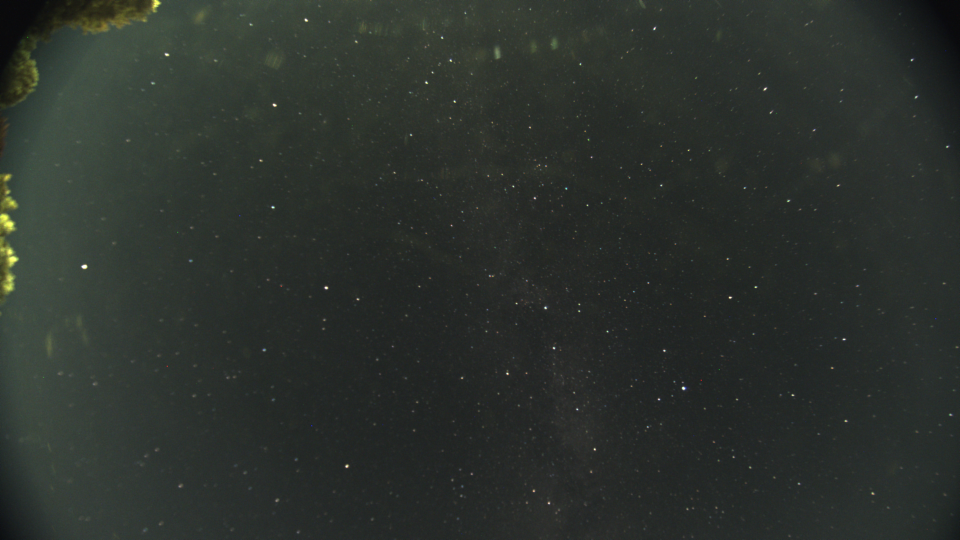
#> input picture star_labeler/static/image.png, 1920 x 1080 px (shown at 1/2 size)
$ python draw_sky.py
#> lines starting #> are read from the running program, lines starting #| are printed output that depends on the picture
#> (reads star_labeler/wcs.json from the repository)
#> (reads star_labeler/catalog.json from the repository)
#> (reads star_labeler/constellations.json from the repository)
#> (reads star_labeler/labels.json from the repository)
### star_labeler/fit_wcs.py
#!/usr/bin/env python3
"""Fit an all-sky (fisheye) WCS from hand-labeled stars.

Model
-----
    u        celestial unit vector of the star (mean equator/equinox of date)
    v = R u  rotation into the camera frame (+z = optical axis)
    theta    = acos(v_z)            angular distance from the optical axis
    phi      = atan2(v_y, v_x)      azimuth in the camera frame
    r(theta) = f1*t + f3*t^3 + f5*t^5 + t^2*(a*cos(phi) + b*sin(phi))
    x        = x0 + r*cos(phi)
    y        = y0 + parity * r*sin(phi)

Free parameters: R (3), x0, y0, f1, f3, f5, a, b -> 10 total.
`parity` (+-1) handles the image-axis handedness and is chosen by brute force.
The a/b term is a first-order correction for the lens axis not being exactly
perpendicular to the sensor; it breaks the radial symmetry and grows with field
angle. Cross-validation against unlabeled catalogue stars shows it generalises
(blind median offset 0.57 -> 0.38 px), so it is fitted by default.
"""

import json
import os
import sys
import numpy as np

ROOT = os.path.dirname(os.path.abspath(__file__))
# Mid-exposure instant of 2026-09-15_22-26-55 (60 s exposure), local time UTC-4.
UTC = (2026, 9, 16, 2, 27, 25.0)
SITE = (41.879, -71.966)          # Pomfret Center, CT
SITE_NAME = 'Pomfret Center, CT'


# --- time / frame helpers ------------------------------------------------
# [14 lines left out: functions julian_date, gmst_deg, not called in this run]


def rz(a):
    c, s = np.cos(a), np.sin(a)
    return np.array([[c, -s, 0], [s, c, 0], [0, 0, 1]])


def ry(a):
    c, s = np.cos(a), np.sin(a)
    return np.array([[c, 0, s], [0, 1, 0], [-s, 0, c]])


def precession_matrix(jd):
    """J2000 -> mean equator and equinox of date (IAU 1976)."""
    t = (jd - 2451545.0) / 36525.0
    sec = np.pi / 180 / 3600
    zeta = (2306.2181 * t + 0.30188 * t ** 2 + 0.017998 * t ** 3) * sec
    z = (2306.2181 * t + 1.09468 * t ** 2 + 0.018203 * t ** 3) * sec
    theta = (2004.3109 * t - 0.42665 * t ** 2 - 0.041833 * t ** 3) * sec
    return rz(-z) @ ry(theta) @ rz(-zeta)


def radec_to_vec(ra_hours, dec_deg):
    ra = np.radians(np.asarray(ra_hours) * 15.0)
    dec = np.radians(np.asarray(dec_deg))
    return np.stack([np.cos(dec) * np.cos(ra), np.cos(dec) * np.sin(ra), np.sin(dec)], axis=-1)


# [7 lines left out: function rodrigues, not called in this run]


# --- projection ----------------------------------------------------------
def project(u, R, x0, y0, coef, parity, asym=(0.0, 0.0)):
    v = u @ R.T
    theta = np.arccos(np.clip(v[:, 2], -1, 1))
    phi = np.arctan2(v[:, 1], v[:, 0])
    r = coef[0] * theta + coef[1] * theta ** 3 + coef[2] * theta ** 5
    r = r + theta ** 2 * (asym[0] * np.cos(phi) + asym[1] * np.sin(phi))
    return np.stack([x0 + r * np.cos(phi), y0 + parity * r * np.sin(phi)], axis=-1), theta


def unpack(p, R0):
    return rodrigues(p[:3]) @ R0, p[3], p[4], p[5:8], p[8:10]


# [150 lines left out: functions fit, main, not called in this run]


# [2 lines that do not run on import are left out]

### star_labeler/draw_sky.py
#!/usr/bin/env python3
"""Draw constellation figures on the all-sky frame using the fitted WCS.

Lines are sampled along great circles so they bend correctly under the
fisheye projection. Run fit_wcs.py first to produce wcs.json.
"""

import argparse
import json
import os
import numpy as np
from PIL import Image, ImageDraw, ImageFont

from fit_wcs import SITE, gmst_deg, precession_matrix, radec_to_vec, project

ROOT = os.path.dirname(os.path.abspath(__file__))
SS = 2                            # supersampling factor
THETA_MAX = np.radians(86.0)      # stop drawing this far from the optical axis

# Foreground obstructions: the tree line and the dark corner outside the lens
# circle, both along the top-left edge. No stars are visible here, so
# constellation figures are not drawn over them. Pixel polygons, easy to edit
# if the trees grow or the camera is re-aimed.
OBSTRUCTIONS = [
    [(0, 0), (350, 0), (170, 80), (130, 165), (70, 265), (40, 320), (40, 520), (0, 570)],
]

C_LINE = (120, 200, 255, 165)
C_LINE_FAINT = (120, 200, 255, 70)
C_CON = (255, 198, 120, 225)
C_STAR = (255, 255, 255, 150)
C_LABELED = (150, 255, 200, 235)
C_GRID = (255, 255, 255, 48)
C_CARD = (255, 120, 120, 230)
C_EQ_GRID = (200, 140, 255, 60)
C_EQ_MAIN = (220, 160, 255, 110)
C_EQ_TEXT = (225, 165, 255, 225)


def font(size):
    for p in ('/System/Library/Fonts/Supplemental/Arial Bold.ttf',
              '/System/Library/Fonts/Supplemental/Arial.ttf',
              '/System/Library/Fonts/Helvetica.ttc'):
        if os.path.exists(p):
            try:
                return ImageFont.truetype(p, size)
            except OSError:
                pass
    return ImageFont.load_default()


def base_image(path, raw=False, black=34.0, gain=2.2, gamma=0.72):
    """Load the frame, optionally applying the same stretch the labeller shows."""
#> called with path = 'star_labeler/static/image.png', raw = False, black = 34, gain = 2.2, gamma = 0.72
    im = Image.open(path).convert('RGB')
#> im is the input picture: PIL image 1920x1080 RGB; mean R, G, B 43.9, 49.5, 44.6
    if raw:
        return im
    a = np.asarray(im).astype(np.float32)
    v = np.clip((a - black) / (255 - black), 0, None)
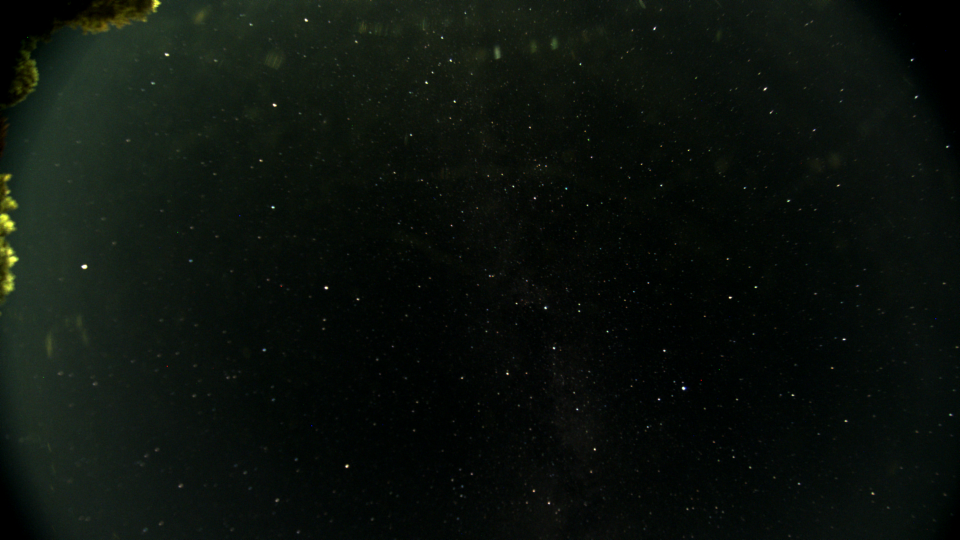
#> v: shape (1080, 1920, 3) float32 (shown at 1/2 size); mean R, G, B 0.0461, 0.0711, 0.0491
    v = np.power(np.clip(v * gain, 0, 1), gamma)
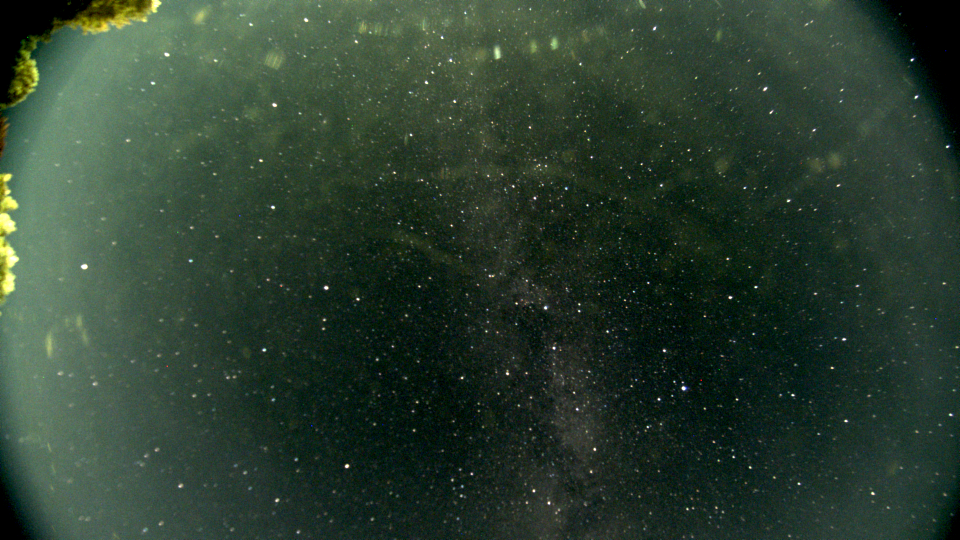
#> v: shape (1080, 1920, 3) float32 (shown at 1/2 size); mean R, G, B 0.174, 0.249, 0.188
    return Image.fromarray((v * 255).astype(np.uint8))


class Sky:
    def __init__(self, wcs):
        self.R = np.array(wcs['R'])
        self.x0, self.y0 = wcs['x0'], wcs['y0']
        self.coef = np.array(wcs['coef'])
        self.asym = np.array(wcs.get('asym', (0.0, 0.0)))
        self.parity = wcs['parity']
        self.W, self.H = wcs['width'], wcs['height']

    def to_pixel(self, u):
        """u: (...,3) unit vectors, equator/equinox of date -> (xy, theta)."""
        u = np.atleast_2d(u)
        return project(u, self.R, self.x0, self.y0, self.coef, self.parity, self.asym)

    def visible(self, xy, theta, margin=40):
        return ((theta < THETA_MAX) &
                (xy[:, 0] > -margin) & (xy[:, 0] < self.W + margin) &
                (xy[:, 1] > -margin) & (xy[:, 1] < self.H + margin))


def in_obstruction(x, y):
    """Point-in-polygon test against every obstruction zone, vectorised."""
    x = np.atleast_1d(np.asarray(x, dtype=float))
    y = np.atleast_1d(np.asarray(y, dtype=float))
    hit = np.zeros(x.shape, bool)
    for poly in OBSTRUCTIONS:
        p = np.asarray(poly, dtype=float)
        inside = np.zeros(x.shape, bool)
        for i in range(len(p)):
            x1, y1 = p[i]
            x2, y2 = p[(i + 1) % len(p)]
            crosses = ((y1 > y) != (y2 > y))
            with np.errstate(divide='ignore', invalid='ignore'):
                xint = x1 + (y - y1) * (x2 - x1) / (y2 - y1)
            inside ^= crosses & (x < xint)
        hit |= inside
    return hit


def slerp(a, b, n):
    dot = np.clip(a @ b, -1, 1)
    om = np.arccos(dot)
    t = np.linspace(0, 1, n)[:, None]
    if om < 1e-9:
        return np.repeat(a[None, :], n, axis=0)
    s = np.sin(om)
    return (np.sin((1 - t) * om) * a + np.sin(t * om) * b) / s


def draw_runs(dr, sky, pts, color, width):
    """Project a polyline of unit vectors and stroke the visible runs."""
    xy, th = sky.to_pixel(pts)
    ok = sky.visible(xy, th, margin=200)
    run = []
    for i in range(len(xy)):
        if ok[i]:
            run.append((xy[i, 0] * SS, xy[i, 1] * SS))
        else:
            if len(run) > 1:
                dr.line(run, fill=color, width=width, joint='curve')
            run = []
    if len(run) > 1:
        dr.line(run, fill=color, width=width, joint='curve')


def main():
    ap = argparse.ArgumentParser()
    ap.add_argument('--grid', choices=('none', 'altaz', 'radec'), default='none',
                    help='overlay a horizontal (alt/az) or equatorial (RA/Dec, J2000) grid')
    ap.add_argument('--raw', action='store_true',
                    help='use the untouched frame as the base instead of the stretched version')
    ap.add_argument('--only', nargs='*', help='restrict to these constellation abbreviations')
    ap.add_argument('--skip', nargs='*', help='omit these constellation abbreviations entirely')
    ap.add_argument('--names', choices=('proper', 'hip', 'none'), default='proper',
                    help='how to label the hand-labeled stars')
    ap.add_argument('--out', default=None)
    args = ap.parse_args()

    wcs = json.load(open(os.path.join(ROOT, 'wcs.json')))
    cat = {int(k): v for k, v in json.load(open(os.path.join(ROOT, 'catalog.json'))).items()}
    cons = json.load(open(os.path.join(ROOT, 'constellations.json')))
    labels = json.load(open(os.path.join(ROOT, 'labels.json')))
    sky = Sky(wcs)

    P = precession_matrix(wcs['jd'])
    vec = {h: (radec_to_vec([r['ra']], [r['dec']])[0] @ P.T) for h, r in cat.items()}

    base = base_image(os.path.join(ROOT, 'static', 'image.png'), raw=args.raw)
    canvas = base.resize((sky.W * SS, sky.H * SS), Image.LANCZOS).convert('RGBA')
    over = Image.new('RGBA', canvas.size, (0, 0, 0, 0))
#> over: PIL image 3840x2160 RGBA; every value is 0
    dr = ImageDraw.Draw(over)
    f_con, f_star, f_grid = font(13 * SS), font(11 * SS), font(10 * SS)

    # --- equatorial (RA/Dec) grid, J2000 ---------------------------------
    if args.grid == 'radec':
        def radec(ra_h, dec_d):
            return radec_to_vec(ra_h, dec_d) @ P.T          # J2000 -> frame of date

        for dec in range(-30, 90, 15):
            ra = np.linspace(0, 24, 577)
            col = C_EQ_MAIN if dec == 0 else C_EQ_GRID
            draw_runs(dr, sky, radec(ra, np.full_like(ra, float(dec))), col, 2 * SS)
        for ra_h in range(0, 24):
            dec = np.linspace(-40, 89.5, 320)
            draw_runs(dr, sky, radec(np.full_like(dec, float(ra_h)), dec), C_EQ_GRID, 2 * SS)

        # label each meridian where it is highest in the frame, and the parallels
        for ra_h in range(0, 24):
            dec = np.arange(-30, 89.5, 0.5)
            pts = radec(np.full_like(dec, float(ra_h)), dec)
            xy, th = sky.to_pixel(pts)
            ok = sky.visible(xy, th, margin=-45)
            if not ok.any():
                continue
            # tag the meridian near the frame edge (largest field angle) so the
            # labels spread out instead of piling up at the pole
            i = np.flatnonzero(ok)[np.argmax(th[ok])]
            dr.text((xy[i, 0] * SS, xy[i, 1] * SS), f'{ra_h}h', fill=C_EQ_TEXT, font=f_grid,
                    anchor='mm', stroke_width=max(1, SS // 2), stroke_fill=(0, 0, 0, 190))
        for dec in range(-30, 90, 15):
            ra = np.arange(0, 24, 0.05)
            pts = radec(ra, np.full_like(ra, float(dec)))
            xy, th = sky.to_pixel(pts)
            ok = sky.visible(xy, th, margin=-45)
            if not ok.any():
                continue
            i = np.flatnonzero(ok)[np.argmax(xy[ok, 0])]
            dr.text((xy[i, 0] * SS, xy[i, 1] * SS), f'{dec:+d}°', fill=C_EQ_TEXT, font=f_grid,
                    anchor='mm', stroke_width=max(1, SS // 2), stroke_fill=(0, 0, 0, 190))
        xy, th = sky.to_pixel(P @ np.array([0, 0, 1.0]))
        if sky.visible(xy, th)[0]:
            x, y = xy[0, 0] * SS, xy[0, 1] * SS
            r = 7 * SS
            dr.line([(x - r, y), (x + r, y)], fill=C_EQ_TEXT, width=2 * SS)
            dr.line([(x, y - r), (x, y + r)], fill=C_EQ_TEXT, width=2 * SS)
            dr.text((x + r + 3 * SS, y - 7 * SS), 'NCP', fill=C_EQ_TEXT, font=f_grid,
                    stroke_width=max(1, SS // 2), stroke_fill=(0, 0, 0, 190))

    # --- alt/az grid ----------------------------------------------------
    if args.grid == 'altaz':
        lat, lon = SITE
        lst = (gmst_deg(wcs['jd']) + lon) % 360
        up = radec_to_vec([lst / 15], [lat])[0]
        ncp = P @ np.array([0, 0, 1.0])
        n_hat = ncp - (ncp @ up) * up
        n_hat /= np.linalg.norm(n_hat)
        e_hat = np.cross(n_hat, up)

        def altaz(alt, az):
            alt, az = np.radians(alt), np.radians(az)
            return (up * np.sin(alt)[..., None] + np.cos(alt)[..., None] *
                    (n_hat * np.cos(az)[..., None] + e_hat * np.sin(az)[..., None]))

        for alt in (10, 20, 30, 40, 50, 60, 70, 80):
            az = np.linspace(0, 360, 721)
            draw_runs(dr, sky, altaz(np.full_like(az, alt), az), C_GRID, 2 * SS)
            xy, th = sky.to_pixel(altaz(np.array([float(alt)]), np.array([125.0])))
            if sky.visible(xy, th, margin=-25)[0]:
                dr.text((xy[0, 0] * SS, xy[0, 1] * SS), f'{alt}°', fill=(255, 255, 255, 110),
                        font=f_grid, anchor='mm', stroke_width=max(1, SS // 2), stroke_fill=(0, 0, 0, 150))

        cardinals = {0: 'N', 45: 'NE', 90: 'E', 135: 'SE', 180: 'S', 225: 'SW', 270: 'W', 315: 'NW'}
        for az in range(0, 360, 15):
            alt = np.linspace(0, 88, 300)
            draw_runs(dr, sky, altaz(alt, np.full_like(alt, float(az))),
                      C_GRID if az not in cardinals else (255, 255, 255, 80), 2 * SS)
        # the horizon is outside this crop, so tag each cardinal meridian at its
        # lowest point that is still inside the frame
        for az, nm in cardinals.items():
            for alt in np.arange(0, 80, 0.5):
                xy, th = sky.to_pixel(altaz(np.array([alt]), np.array([float(az)])))
                if sky.visible(xy, th, margin=-38)[0]:
                    dr.text((xy[0, 0] * SS, xy[0, 1] * SS), f'{nm} {alt:.0f}°', fill=C_CARD,
                            font=f_con, anchor='mm', stroke_width=max(1, SS // 2),
                            stroke_fill=(0, 0, 0, 190))
                    break
        for vv, nm, col in ((up, 'zenith', C_CARD), (ncp, 'NCP', C_CARD)):
            xy, th = sky.to_pixel(vv)
            if sky.visible(xy, th)[0]:
                x, y = xy[0, 0] * SS, xy[0, 1] * SS
                r = 7 * SS
                dr.line([(x - r, y), (x + r, y)], fill=col, width=2 * SS)
                dr.line([(x, y - r), (x, y + r)], fill=col, width=2 * SS)
                dr.text((x + r + 3 * SS, y + 2 * SS), nm, fill=col, font=f_grid,
                        stroke_width=max(1, SS // 2), stroke_fill=(0, 0, 0, 190))

    # --- constellation figures ------------------------------------------
    drawn_stars, drawn_cons, skipped_obstructed = set(), [], 0
    for abbr, c in sorted(cons.items()):
        if args.only and abbr not in args.only:
            continue
        if args.skip and abbr in args.skip:
            continue
        seen = []
        for chain in c['lines']:
            for h1, h2 in zip(chain, chain[1:]):
                if h1 not in vec or h2 not in vec:
                    continue
                a, b = vec[h1], vec[h2]
                xy, th = sky.to_pixel(np.stack([a, b]))
                vis = sky.visible(xy, th)
                if not vis.any():
                    continue
                # drop the whole segment if either end sits behind the trees,
                # otherwise a stub would stick out of the canopy
                if in_obstruction(xy[:, 0], xy[:, 1]).any():
                    skipped_obstructed += 1
                    continue
                ang = np.degrees(np.arccos(np.clip(a @ b, -1, 1)))
                pts = slerp(a, b, max(12, int(ang * 2)))
                draw_runs(dr, sky, pts, C_LINE if vis.all() else C_LINE_FAINT, 2 * SS)
                for h, v in ((h1, vis[0]), (h2, vis[1])):
                    if v:
                        drawn_stars.add(h)
                        seen.append(h)
        if len(set(seen)) >= 2:
            pos = np.array([sky.to_pixel(vec[h])[0][0] for h in set(seen)])
            keep = ~in_obstruction(pos[:, 0], pos[:, 1])
            pos = pos[keep]
            inside = pos[(pos[:, 0] > 60) & (pos[:, 0] < sky.W - 60) &
                         (pos[:, 1] > 40) & (pos[:, 1] < sky.H - 40)] if len(pos) else pos
            if len(inside):
                drawn_cons.append((abbr, c['name'], inside.mean(axis=0), len(set(seen))))
#> after the loop, drawn_cons = 21 items; drawn_stars = 169 items; skipped_obstructed = 10

    for h in drawn_stars:
        xy, _ = sky.to_pixel(vec[h])
        if in_obstruction(xy[0, 0], xy[0, 1])[0]:
            continue
        x, y = xy[0, 0] * SS, xy[0, 1] * SS
        rad = max(1.6, 4.2 - 0.45 * cat[h]['mag']) * SS
        dr.ellipse([x - rad, y - rad, x + rad, y + rad], outline=C_STAR, width=max(1, SS))
#> this loop made 169 passes
#> (h, u in to_pixel, xy) on passes 1 to 3: (111104, [[0.675, -0.282, 0.682]], [[858.9, 494.1]]), (8198, [[0.888, 0.433, 0.157]], [[155, 283.5]]), (93194, [[0.211, -0.815, 0.54]], [[1294.8, 853.8]])

    for abbr, name, pos, n in drawn_cons:
        dr.text((pos[0] * SS, pos[1] * SS), name.upper(), fill=C_CON, font=f_con, anchor='mm',
                stroke_width=max(1, SS // 2), stroke_fill=(0, 0, 0, 170))
#> this loop made 21 passes
#> (abbr, name, pos, n) on passes 1 to 12: ('And', 'Andromeda', [570.7, 279.8], 6), ('Aqr', 'Aquarius', [403.1, 971.4], 12), ('Ari', 'Aries', [306.9, 151.3], 3), ('Cas', 'Cassiopeia', [886.5, 140.8], 5), ('Cep', 'Cepheus', [1111, 282], 5), ('Cet', 'Cetus', [117.6, 747.6], 5), ('CrB', 'Corona Borealis', [1822.5, 843.9], 7), ('Cyg', 'Cygnus', [1108.7, 703.1], 10), ('Del', 'Delphinus', [914.4, 987.8], 5), ('Dra', 'Draco', [1492.5, 380.4], 15), ('Equ', 'Equuleus', [763.2, 1006.1], 4), ('Her', 'Hercules', [1605, 826.4], 18)

    # --- the hand-labeled stars -----------------------------------------
    for s in labels['stars']:
        x, y = s['x'] * SS, s['y'] * SS
        r = 9 * SS
        dr.ellipse([x - r, y - r, x + r, y + r], outline=C_LABELED, width=max(1, SS))
        if args.names == 'none':
            continue
        name = s['name']
        if args.names == 'proper' and name.upper().startswith('HIP') and name[3:].isdigit():
            rec = cat.get(int(name[3:]))
            if rec:
                name = rec['proper'] or f"{rec['bayer']} {rec['con']}"
        dr.text((x + r + 3 * SS, y - 6 * SS), name, fill=C_LABELED, font=f_star,
                stroke_width=max(1, SS // 2), stroke_fill=(0, 0, 0, 170))

    out = Image.alpha_composite(canvas, over).convert('RGB')
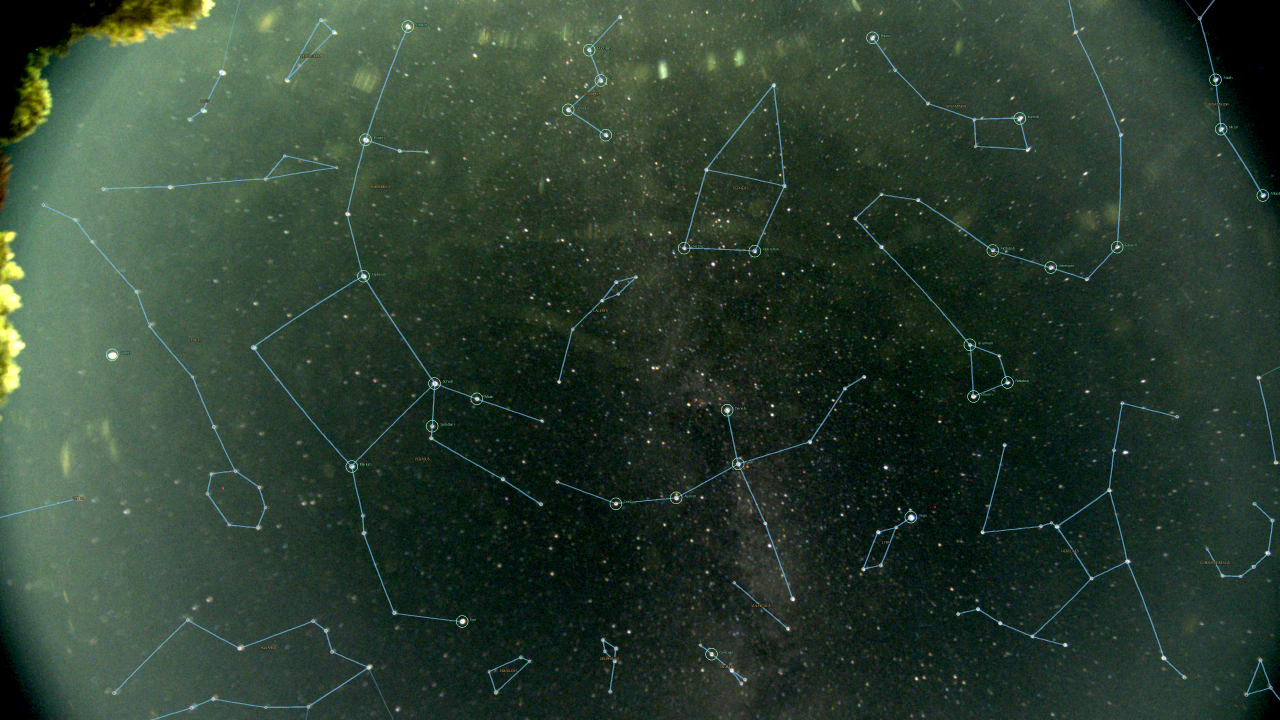
#> out: PIL image 3840x2160 RGB (shown at 1/3 size); mean R, G, B 44.6, 63.7, 49
    out = out.resize((sky.W, sky.H), Image.LANCZOS)
#> out: PIL image 1920x1080 RGB
    default = {'none': 'sky_constellations', 'altaz': 'sky_grid_altaz', 'radec': 'sky_grid_radec'}[args.grid]
    path = args.out or os.path.join(ROOT, f'{default}{"_raw" if args.raw else ""}.png')
    out.save(path)
    print(f'wrote {path}')
    if skipped_obstructed:
        print(f'skipped {skipped_obstructed} line segments behind the tree line')
#| skipped 10 line segments behind the tree line
    print(f'constellations drawn ({len(drawn_cons)}): ' +
          ', '.join(f'{a}({n})' for a, _, _, n in sorted(drawn_cons, key=lambda t: -t[3])))
#| constellations drawn (21): Psc(19), Her(18), Dra(15), Peg(14), Aqr(12), Cyg(10), CrB(7), UMi(7), And(6), Lac(6), Cas(5), Cep(5), Cet(5), Del(5), Lyr(5), Sge(5), UMa(5), Equ(4), Ari(3), Tri(3), Vul(2)


if __name__ == '__main__':
    main()
